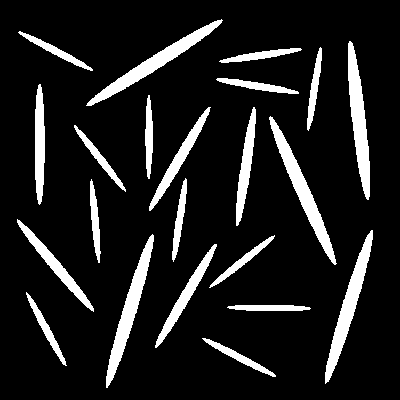
%> input picture elliptical-blobs-small.tif, 400 x 400 px
$ octave Q9_10.m   (GNU Octave 9; MATLAB toolbox functions it lacks are replaced by stand-ins)
%> lines starting %> are read from the running program, lines starting %| are printed output that depends on the picture; in (x1, y1, x2, y2) boxes, pixels count from 0 and x2, y2 are one past the last pixel; in counts of white or black regions, pixels touching at a corner belong together; the program's own positions count from 1
### morphoOpenByReconstruction.m
function [OR,k] = morphoOpenByReconstruction(MARKER, MASK)
    k = 2;

    B = [1 1 1; 1 1 1; 1 1 1];

    OR_prev = imdilate(MARKER, B) & MASK;
    OR = imdilate(OR_prev, B) & MASK;

    while sum(sum(OR ~= OR_prev))
        OR_prev = OR;
        OR = imdilate(OR_prev, B) & MASK;
        k = k + 1;
    end
end

### Q9_10.m
img = imread('elliptical-blobs-small.tif');
%> img: size 400x400 logical; 12.1% white; 22 white regions, largest, box (x1, y1, x2, y2) and area: (269, 116, 337, 265) 1745, (86, 19, 223, 106) 1728, (348, 41, 370, 200) 1728
figure(1);
imshow(img);
B = [1 1 1; 1 1 1; 1 1 1];
MARKER = imerode(img,B);
%> MARKER: size 400x400 logical; 8.3% white; 24 white regions (2 under 20 px), largest, box (x1, y1, x2, y2) and area: (349, 43, 369, 198) 1370, (326, 232, 372, 381) 1327, (107, 236, 153, 385) 1320

for i = 1:4
    MARKER = imerode(MARKER,B);
end
%> this loop made 4 passes
%> pass 1, `MARKER = imerode(MARKER,B);`:
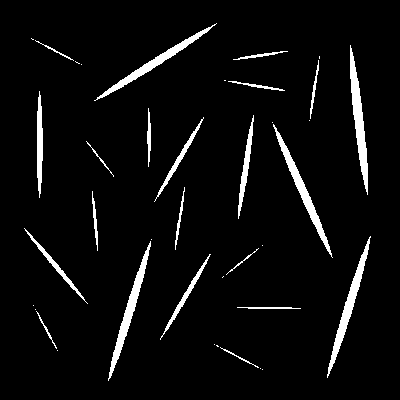
%> MARKER: size 400x400 logical; 4.9% white; 39 white regions (17 under 20 px), largest, box (x1, y1, x2, y2) and area: (350, 45, 368, 195) 1027, (327, 236, 371, 378) 943, (108, 241, 151, 381) 935
%> after the loop:
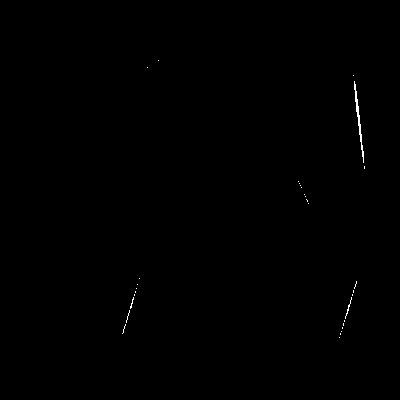
%> MARKER: size 400x400 logical; 0.17% white in thin lines or dots, all inside (x1, y1, x2, y2) = (122, 60, 365, 338)

figure(2);
imshow(MARKER);

[out,k] = morphoOpenByReconstruction(MARKER,img);
%> in morphoOpenByReconstruction, `OR_prev = imdilate(MARKER, B) & MASK;`:
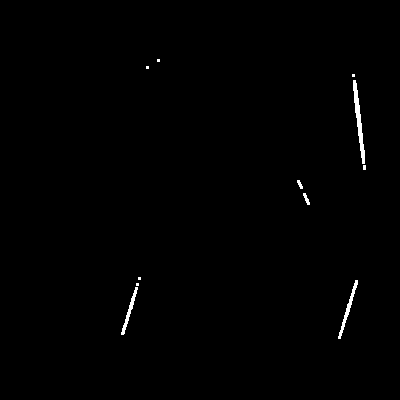
%> OR_prev: size 400x400 logical; 0.54% white; 11 white regions (6 under 20 px), largest, box (x1, y1, x2, y2) and area: (353, 80, 365, 164) 352, (338, 280, 358, 339) 205, (121, 287, 138, 335) 170, (303, 193, 310, 205) 40, (297, 180, 303, 189) 30
%> in morphoOpenByReconstruction, `OR = imdilate(OR_prev, B) & MASK;`: OR: size 400x400 logical; 0.95% white; 9 white regions, largest, box (x1, y1, x2, y2) and area: (352, 79, 367, 171) 579, (337, 279, 359, 340) 367, (120, 282, 140, 336) 325
%> the loop in morphoOpenByReconstruction, `while sum(sum(OR ~= OR_prev))` made 64 passes
%> pass 1, in morphoOpenByReconstruction, `OR = imdilate(OR_prev, B) & MASK;`:
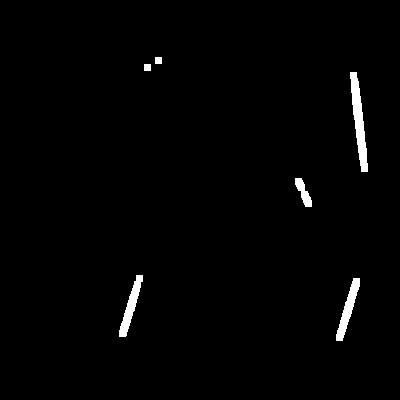
%> OR: size 400x400 logical; 1.4% white; 6 white regions, box (x1, y1, x2, y2) and area: (350, 72, 368, 172) 840, (336, 278, 360, 341) 537, (119, 275, 143, 337) 521, (295, 178, 312, 207) 238, (155, 57, 162, 64) 49, (144, 64, 151, 71) 49
%> pass 2, in morphoOpenByReconstruction, `OR = imdilate(OR_prev, B) & MASK;`:
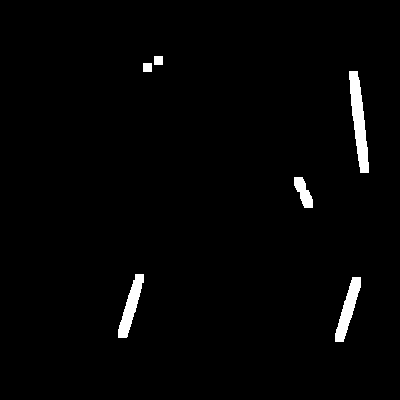
%> OR: size 400x400 logical; 1.9% white; 6 white regions, box (x1, y1, x2, y2) and area: (349, 71, 369, 173) 1080, (335, 277, 361, 342) 715, (118, 274, 144, 338) 697, (294, 177, 313, 208) 334, (154, 56, 163, 65) 81, (143, 63, 152, 72) 81
%> pass 3, in morphoOpenByReconstruction, `OR = imdilate(OR_prev, B) & MASK;`:
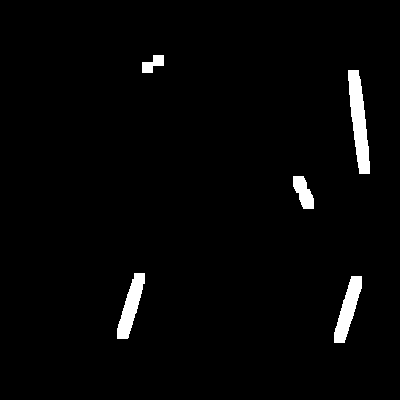
%> OR: size 400x400 logical; 2.4% white; 5 white regions, box (x1, y1, x2, y2) and area: (348, 70, 370, 174) 1328, (334, 276, 362, 343) 901, (117, 273, 145, 339) 881, (293, 176, 314, 209) 438, (142, 55, 164, 73) 242
%> after the loop in morphoOpenByReconstruction, `while sum(sum(OR ~= OR_prev))`: k = 66
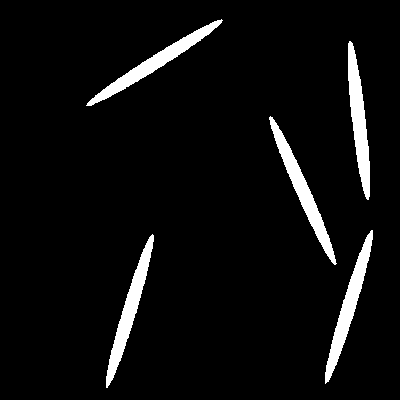
%> out: size 400x400 logical; 5.4% white; 5 white regions, box (x1, y1, x2, y2) and area: (269, 116, 337, 265) 1745, (86, 19, 223, 106) 1728, (348, 41, 370, 200) 1728, (325, 230, 373, 384) 1726, (106, 234, 154, 388) 1719
%> k = 66
figure(3);
imshow(out);
